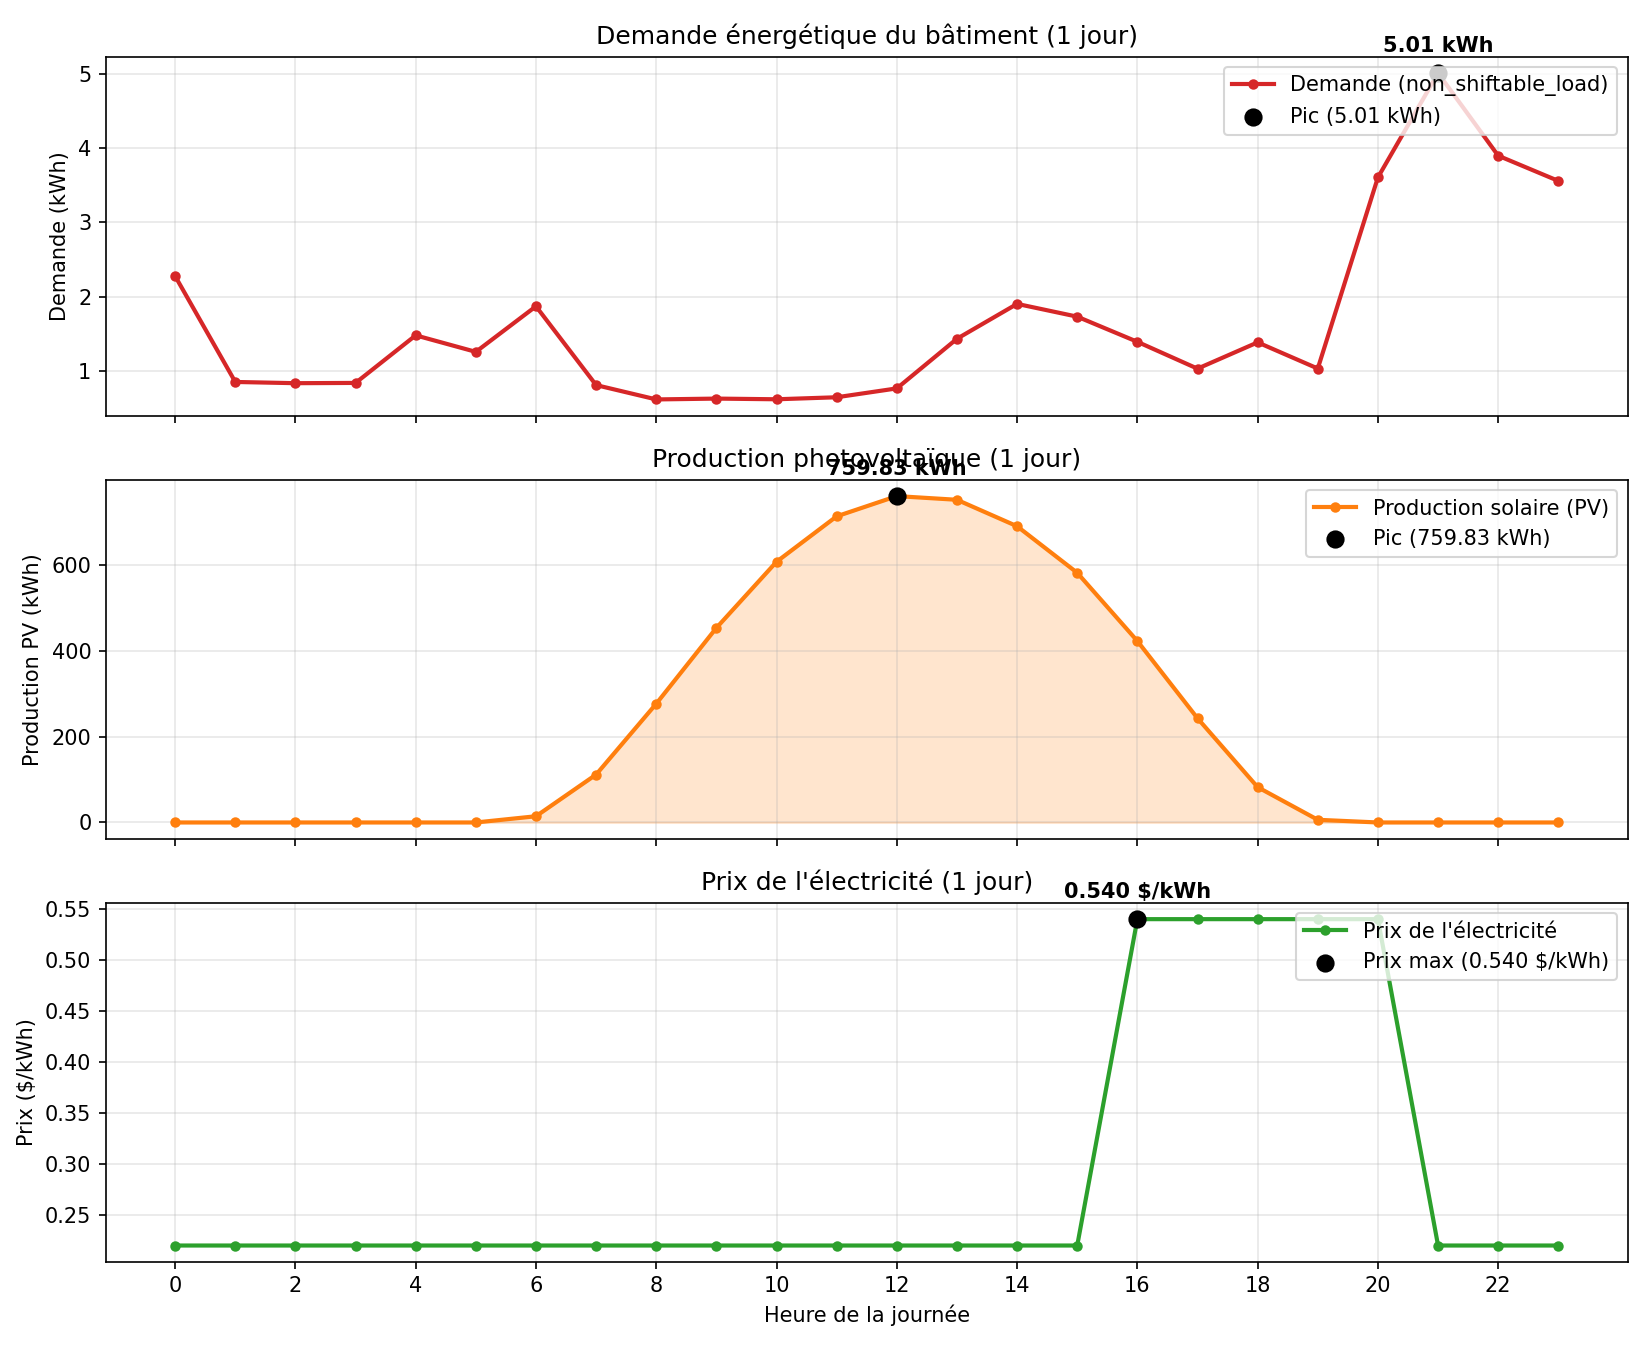

This chart was generated by the following Python code:
from citylearn.citylearn import CityLearnEnv
import matplotlib
matplotlib.use('TkAgg')
import matplotlib.pyplot as plt
import numpy as np
import os

# ============================================
# 1. Charger l'environnement et un bâtiment
# ============================================
env = CityLearnEnv('citylearn_challenge_2022_phase_1')
building = env.buildings[0]

# Récupérer les données sur 1 seule journée (24 heures)
n_hours = 24

demand = np.array(building.energy_simulation.non_shiftable_load[:n_hours])
solar = np.array(building.energy_simulation.solar_generation[:n_hours])
pricing = np.array(building.pricing.electricity_pricing[:n_hours])

heures = np.arange(n_hours)

# ============================================
# 2. Calculer les points remarquables
# ============================================
idx_pic_demande = np.argmax(demand)
val_pic_demande = demand[idx_pic_demande]

idx_pic_pv = np.argmax(solar)
val_pic_pv = solar[idx_pic_pv]

idx_prix_max = np.argmax(pricing)
val_prix_max = pricing[idx_prix_max]

print("RÉSULTATS DE L'ANALYSE (1 jour - 24h)")
print(f"   Pic de demande      : {val_pic_demande:.2f} kWh  → {idx_pic_demande}h")
print(f"   Pic de production PV : {val_pic_pv:.2f} kWh  → {idx_pic_pv}h")
print(f"   Prix maximum         : {val_prix_max:.3f} $/kWh → {idx_prix_max}h")

# ============================================
# 3. Graphique avec 3 sous-plots, chacun avec son point remarquable
# ============================================
fig, axes = plt.subplots(3, 1, figsize=(11, 9), sharex=True)

# --- Plot 1 : Demande ---
axes[0].plot(heures, demand, color='#d62728', linewidth=2, marker='o', markersize=4,
             label='Demande (non_shiftable_load)')
axes[0].scatter(idx_pic_demande, val_pic_demande, color='black', zorder=5, s=60,
                label=f'Pic ({val_pic_demande:.2f} kWh)')
axes[0].annotate(f'{val_pic_demande:.2f} kWh', (idx_pic_demande, val_pic_demande),
                  textcoords="offset points", xytext=(0, 10), ha='center', fontweight='bold')
axes[0].set_ylabel('Demande (kWh)')
axes[0].set_title("Demande énergétique du bâtiment (1 jour)")
axes[0].legend(loc='upper right')
axes[0].grid(alpha=0.3)

# --- Plot 2 : Production PV ---
axes[1].plot(heures, solar, color='#ff7f0e', linewidth=2, marker='o', markersize=4,
             label='Production solaire (PV)')
axes[1].fill_between(heures, solar, color='#ff7f0e', alpha=0.2)
axes[1].scatter(idx_pic_pv, val_pic_pv, color='black', zorder=5, s=60,
                label=f'Pic ({val_pic_pv:.2f} kWh)')
axes[1].annotate(f'{val_pic_pv:.2f} kWh', (idx_pic_pv, val_pic_pv),
                  textcoords="offset points", xytext=(0, 10), ha='center', fontweight='bold')
axes[1].set_ylabel('Production PV (kWh)')
axes[1].set_title("Production photovoltaïque (1 jour)")
axes[1].legend(loc='upper right')
axes[1].grid(alpha=0.3)

# --- Plot 3 : Prix de l'électricité ---
axes[2].plot(heures, pricing, color='#2ca02c', linewidth=2, marker='o', markersize=4,
             label="Prix de l'électricité")
axes[2].scatter(idx_prix_max, val_prix_max, color='black', zorder=5, s=60,
                label=f'Prix max ({val_prix_max:.3f} $/kWh)')
axes[2].annotate(f'{val_prix_max:.3f} $/kWh', (idx_prix_max, val_prix_max),
                  textcoords="offset points", xytext=(0, 10), ha='center', fontweight='bold')
axes[2].set_ylabel('Prix ($/kWh)')
axes[2].set_xlabel("Heure de la journée")
axes[2].set_xticks(range(0, 24, 2))
axes[2].set_title("Prix de l'électricité (1 jour)")
axes[2].legend(loc='upper right')
axes[2].grid(alpha=0.3)

plt.tight_layout()

# ============================================
# 4. Sauvegarder ET afficher la fenêtre
# ============================================
chemin_sortie = os.path.join(os.getcwd(), "analyse_jour.png")
plt.savefig(chemin_sortie, dpi=150)
print(f" Graphique enregistré ici : {chemin_sortie}")

plt.show(block=True)
